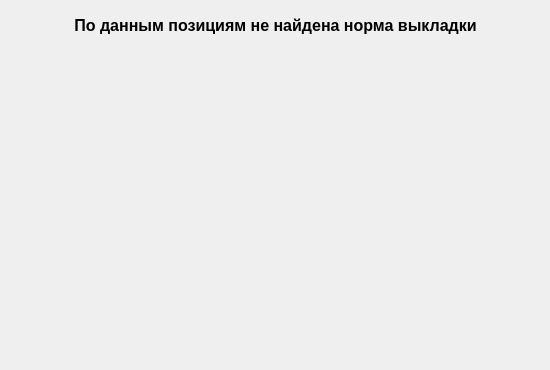
<?xml version="1.0" encoding="UTF-8"?>
<ui version="4.0">
 <class>Dialog</class>
 <widget class="QDialog" name="Dialog">
  <property name="geometry">
   <rect>
    <x>0</x>
    <y>0</y>
    <width>550</width>
    <height>370</height>
   </rect>
  </property>
  <property name="windowTitle">
   <string>Dialog</string>
  </property>
  <widget class="QLabel" name="label">
   <property name="geometry">
    <rect>
     <x>10</x>
     <y>10</y>
     <width>531</width>
     <height>31</height>
    </rect>
   </property>
   <property name="font">
    <font>
     <pointsize>12</pointsize>
     <weight>75</weight>
     <bold>true</bold>
    </font>
   </property>
   <property name="text">
    <string>По данным позициям не найдена норма выкладки</string>
   </property>
   <property name="alignment">
    <set>Qt::AlignCenter</set>
   </property>
  </widget>
 </widget>
 <resources/>
 <connections/>
</ui>
